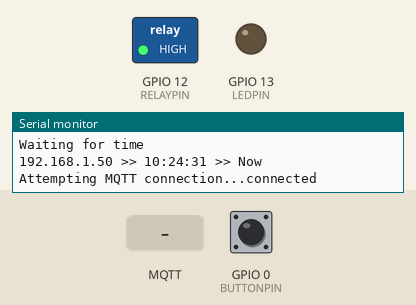
Recording of a sketch running on a simulated ESP8266 (NodeMCU). Parts: switched loads named in the sketch (green lamp = pin HIGH), output pins drawn as LEDs (lit = HIGH), the last lines printed to the serial monitor. The inputs (shaded band) are chosen by the test bench; at power-on: GPIO 0 (BUTTONPIN) HIGH. WiFi joins after 1.5 s; servers stay silent unless stated; the local clock reads 2024-03-15 10:24:30 at power-on unless the sketch sets it; no MQTT or app messages arrive unless stated.

Above: at 4.3 s.
4.4 s: GPIO 0 (BUTTONPIN) pulled LOW for 3.2 s
At 7.5 s:
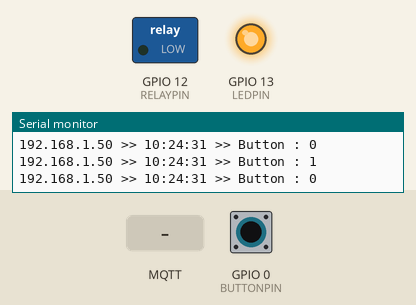
9.1 s: MQTT message "1" arrives on the first subscribed topic
At 10.2 s:
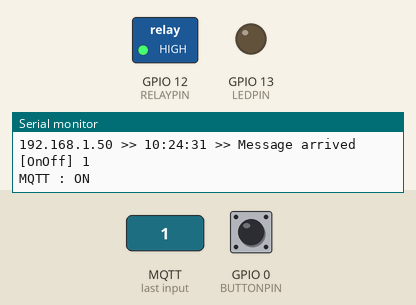
10.6 s: MQTT message "0" arrives on the first subscribed topic
At 11.8 s:
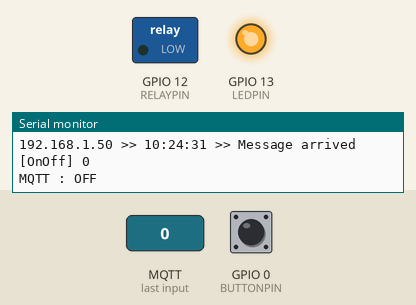
12.6 s: GPIO 0 (BUTTONPIN) pulled LOW for 1 s
At 14.5 s:
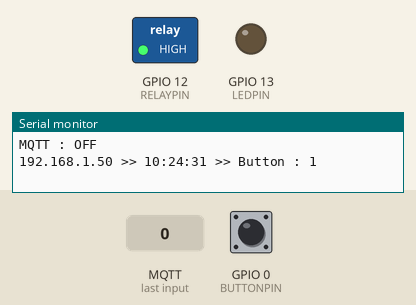
15.1 s: GPIO 0 (BUTTONPIN) pulled LOW for 0.15 s
At 16.0 s:
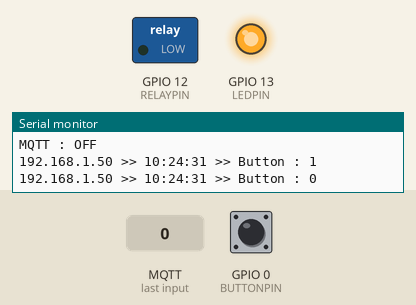
Timing chart, 0 to 53.0 s (numbered marks = the images above; inputs shaded):
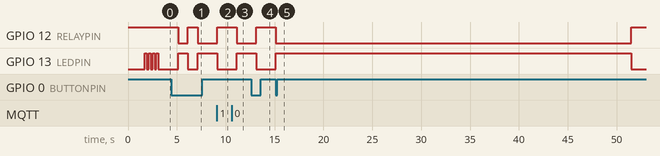

The sketch:

mqtt_ntp_timer_button_ota_web.ino
```cpp
#include <ESP8266HTTPUpdateServer.h>
#include <ESP8266WebServer.h>
#include <ESP8266mDNS.h>
ESP8266WebServer httpServer(80);
ESP8266HTTPUpdateServer httpUpdater;

#include <ESP8266WiFi.h>
#include <time.h>
int timezone = 7 * 3600;
int dst = 0;
struct tm* p_tm;

#include "Timer.h"
Timer t;
int inputEvent;
int timeEvent;
int mqttEvent;

int updateInterval = 50000;//millisec.
unsigned int h;
unsigned int m;
unsigned int s;

#include <PubSubClient.h>

// Update these with values suitable for your network.
//################################################
const char* ssid = "...";
const char* password = "...";
const char* mqtt_server = "...";
const char* mqtt_user = "...";
const char* mqtt_pass = "...";
const char* myThing = "SONOFF-CLIENT";
const char* myTopic = "OnOff";
//################################################

#define LEDPIN 13
#define RELAYPIN 12
#define BUTTONPIN 0     // the number of the pushbutton pin
int state = 1;
//int workingMode = 1; // 1 = Auto, 0 = Manual

WiFiClient espClient;
PubSubClient client(espClient);

void blinking(int qty=5){
  int n;
  for (n = 1; n < qty ; n++){
    digitalWrite(LEDPIN, LOW);   // Turn the LED on (Note that LOW is the voltage level
    delay(200);                      // Wait for a second
    digitalWrite(LEDPIN, HIGH);  // Turn the LED off by making the voltage HIGH
    delay(200);                      // Wait for two seconds (to demonstrate the active low LED)
  }
}

void updateIO(int state) {
  if (state == 1) {
    digitalWrite(RELAYPIN, HIGH);
    #ifdef LEDPIN
      digitalWrite(LEDPIN, LOW);
    #endif
  } else {
    digitalWrite(RELAYPIN, LOW);
    #ifdef LEDPIN
      digitalWrite(LEDPIN, HIGH);
    #endif
  }
}

void printTimeNow(){
  Serial.println();
  Serial.print(WiFi.localIP());
  Serial.print(" >> ");
  Serial.print(h); // print the hour (86400 equals secs per day)
  Serial.print(':');
  if ( m < 10 ) {
    // In the first 10 minutes of each hour, we'll want a leading '0'
    Serial.print('0');
  }
  Serial.print(m); // print the minute (3600 equals secs per minute)
  Serial.print(':');
  if ( s < 10 ) {
    // In the first 10 seconds of each minute, we'll want a leading '0'
    Serial.print('0');
  }
  Serial.print(s); // print the second
  Serial.print(" >> "); // print the second
}

void readInput()
{
  // read the state of the pushbutton value:
  int buttonState = digitalRead(BUTTONPIN);

  if (buttonState == LOW) {
    state = (state == 0) ? 1 : 0;
    printTimeNow();
    if(state == 0){
      Serial.print("Button : 0");
      updateIO(0);
      client.publish(myTopic, "0");
    } else {
      Serial.print("Button : 1");
      updateIO(1);
      client.publish(myTopic, "1");
    }
  }
}

void setup() {
  pinMode(LEDPIN, OUTPUT);     // Initialize the BUILTIN_LED pin as an output
  pinMode(RELAYPIN, OUTPUT);
  Serial.begin(115200);
  updateIO(1);

  inputEvent = t.every(1000, readInput);

  setup_wifi();

  MDNS.begin(myThing);

  httpUpdater.setup(&httpServer);
  httpServer.begin();

  MDNS.addService("http", "tcp", 80);

  client.setServer(mqtt_server, 1883);
  client.setCallback(callback);
  mqttEvent = t.every(1000, mqtt_job);

  configTime(timezone, dst, "th.pool.ntp.org", "192.168.0.2");
  Serial.println("\nWaiting for time");
  while (!time(nullptr)) {
    Serial.print(".");
    delay(1000);
  }
  Serial.println();
  time_t now = time(nullptr);
  p_tm = localtime(&now);
  h = p_tm->tm_hour;
  m = p_tm->tm_min;
  s = p_tm->tm_sec;

  timeEvent = t.every(updateInterval, tikTok);

  printTimeNow();
  Serial.println("Now");
  blinking(5);
  updateIO(1);
}

void setup_wifi() {
  delay(10);
  // We start by connecting to a WiFi network
  Serial.println();
  Serial.print("Connecting to ");
  Serial.println(ssid);

  WiFi.begin(ssid, password);

  while (WiFi.status() != WL_CONNECTED) {
    delay(500);
    Serial.print(".");
  }

  Serial.println("");
  Serial.println("WiFi connected");
  Serial.println("IP address: ");
  Serial.println(WiFi.localIP());
}


void callback(char* topic, byte* payload, unsigned int length) {
  payload[length] = '\0';
  String strPayload = String((char*)payload);
  String strTopic = String((char*)topic);

  printTimeNow();
  Serial.print("Message arrived [");
  Serial.print(topic);
  Serial.print("] ");

  Serial.print(strPayload);
  Serial.println();

  if(strTopic == myTopic) {
    if(strPayload == "1"){
      Serial.print("MQTT : ON");
      updateIO(1);
    } else {
      Serial.print("MQTT : OFF");
      updateIO(0);
    }
  }
}

void reconnect() {
  // Loop until we're reconnected
  while (!client.connected()) {
    Serial.print("Attempting MQTT connection...");
    // Attempt to connect
    if (client.connect(myThing, mqtt_user, mqtt_pass)) {
      Serial.println("connected");
      // Once connected, publish an announcement...
      //client.publish("outTopic", "hello world");
      // ... and resubscribe
      //client.subscribe("Auto/Manual");
      client.subscribe(myTopic);
    } else {
      Serial.print("failed, rc=");
      Serial.print(client.state());
      Serial.println(" try again in 5 seconds");
      // Wait 5 seconds before retrying
      delay(5000);
    }
  }
}

void mqtt_job(){
  if (!client.connected()) {
    reconnect();
  }
  client.loop();
}

void loop() {
  httpServer.handleClient();
  t.update();
}

void tikTok(){
  s = s + (updateInterval / 1000);
  if((s / 60) > 0) {
    s = s % 60;
    m++;
    if(m == 60){
      m = 0;
      h++;
      if(h == 24) h = 0;
    }
  }
  printTimeNow();
  if(m%2 == 0){
    Serial.print("AUTO : OFF");
    updateIO(0);
    client.publish(myTopic, "0");
  } else {
    Serial.print("AUTO : ON");
    updateIO(1);
    client.publish(myTopic, "1");
  }
}
```

Measured:
- after the input at 4.4 s, GPIO 12 (RELAYPIN): HIGH → LOW after 0.72 s, → HIGH 1.0 s later, → LOW 1.0 s later; GPIO 13 (LEDPIN): LOW → HIGH after 0.72 s, → LOW 1.0 s later, → HIGH 1.0 s later
- after the input at 9.1 s, GPIO 12 (RELAYPIN): LOW → HIGH at once; GPIO 13 (LEDPIN): HIGH → LOW at once
- after the input at 10.6 s, GPIO 12 (RELAYPIN): HIGH → LOW after 0.52 s; GPIO 13 (LEDPIN): LOW → HIGH after 0.52 s
- after the input at 12.6 s, GPIO 12 (RELAYPIN): LOW → HIGH after 0.52 s; GPIO 13 (LEDPIN): HIGH → LOW after 0.52 s
- after the input at 15.1 s, GPIO 12 (RELAYPIN): HIGH → LOW at once, → HIGH 36.4 s later; GPIO 13 (LEDPIN): LOW → HIGH at once, → LOW 36.4 s later
